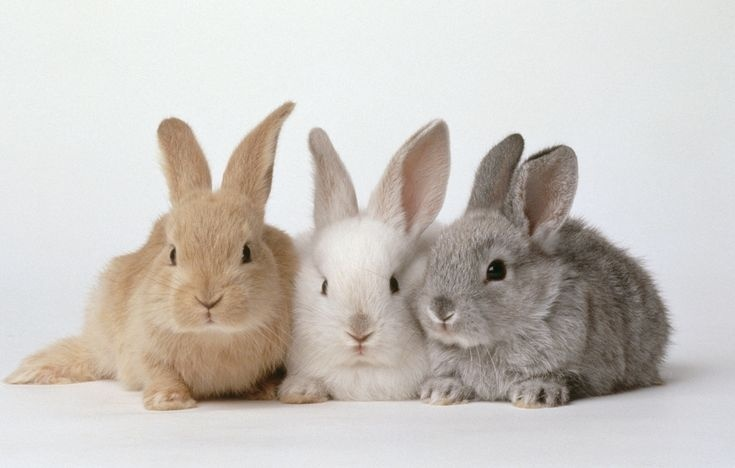
//> input picture lab1/bunnies.jpg, 735 x 468 px
$ ./lab1   (built with g++ and OpenCV 4)
//> lines starting //> are read from the running program, lines starting //| are printed output that depends on the picture; after the words box and inside, x2 and y2 are one past the last pixel; in counts of white or black regions, pixels touching at a corner belong together
#include <iostream>
#include <opencv2/core.hpp>
#include <opencv2/imgcodecs.hpp>
#include <opencv2/highgui.hpp>
#include <opencv2/imgproc/imgproc.hpp>
#include "opencv2/core/core_c.h"

using namespace std;
using namespace cv;

void waitEscPress()
{
    int key = 0;
    while (key != 27) { // Ждем нажатия клавиши Esc (код 27)
        key = waitKey(0);
    }
}

int main()
{
    // любое изображение с диска;

    string filename = "D:\\University\\PMMP\\labs\\lab1\\bunnies.jpg";
    string winname = "mywinname";

    Mat imr = imread(filename);
//> imr is the input picture: 468 rows x 735 cols, CV_8UC3; mean B, G, R 192.7, 197.8, 202.7
    if (imr.empty()) {
        cerr << "Не удалось загрузить изображение!" << endl;
    }

    namedWindow(winname);
    imshow(winname, imr);

    waitEscPress();
//> the Esc key is pressed

    // изображение в оттенках серого (одноканальное) (функция cvtColor());

    Mat grayImage;
    cvtColor(imr, grayImage, COLOR_BGR2GRAY);
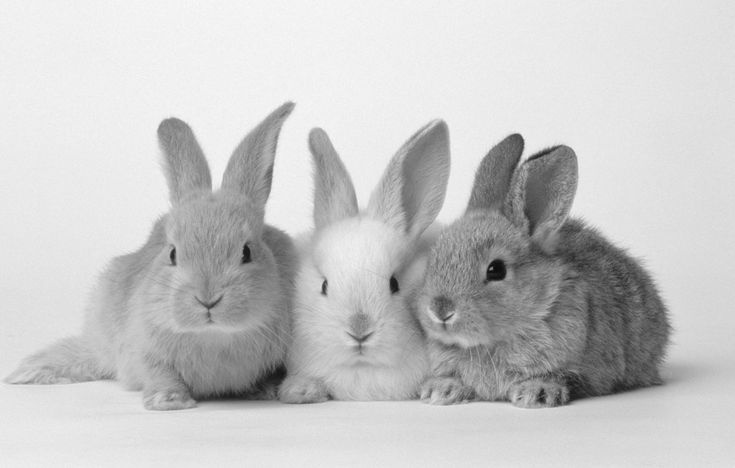
//> grayImage: 468 rows x 735 cols, CV_8UC1; min 10, max 250, mean 198.7
    namedWindow(winname);
    imshow(winname, grayImage);
    imwrite("grayBunnies.jpg", grayImage);

    waitEscPress();
//> the Enter key is pressed

    // бинарное изображение (черно-белое), полученное методом отсечения порога (функция threshold());

    Mat blackWhiteImage;
    double maxValue = 255;
    int blockSize = 11;
    double C = 2;
    threshold(grayImage, blackWhiteImage, 128, maxValue, THRESH_BINARY);
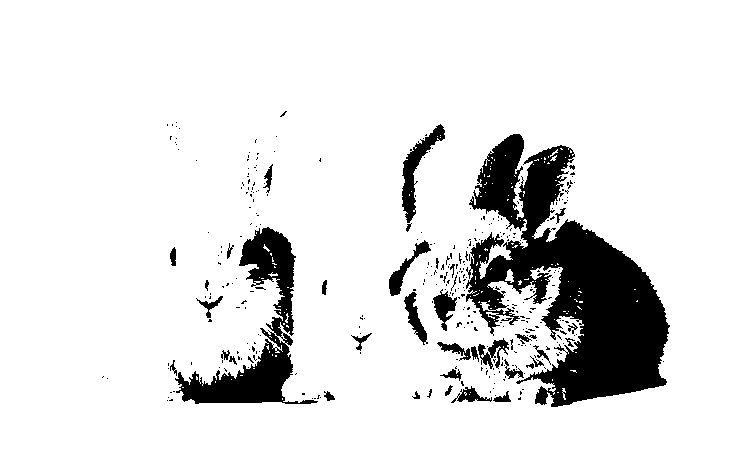
//> blackWhiteImage: 468 rows x 735 cols, CV_8UC1; 88.7% white; 349 black regions (311 under 20 px), largest, box (x1, y1, x2, y2) and area: (466, 134, 670, 407) 25480, (175, 227, 318, 404) 6928, (402, 124, 445, 223) 1196
    namedWindow(winname);
    imshow(winname, blackWhiteImage);
    imwrite("blackwhitebunnies.jpg", blackWhiteImage);

    waitEscPress();
//> the Enter key is pressed

    // бинарное изображение, полученное методом адаптивной бинаризации (функция adaptiveThreshold ()).

    Mat adaptiveBlackWhiteImage;
    adaptiveThreshold(grayImage, adaptiveBlackWhiteImage, maxValue, ADAPTIVE_THRESH_MEAN_C, THRESH_BINARY, blockSize, C);
    namedWindow(winname);
    imshow(winname, adaptiveBlackWhiteImage);
    imwrite("adaptiveblackwhitebunnies.jpg", adaptiveBlackWhiteImage);

    waitEscPress();


    filename = "peresvet.jpg";
    imr = imread(filename, IMREAD_GRAYSCALE);

    if (imr.empty()) {
        cerr << "Не удалось загрузить изображение!" << endl;
        return -1;
    }

    // Построение гистограммы до выравнивания
    int histSize = 256; // Размер гистограммы
    float range[] = { 0, 256 }; // Диапазон интенсивности пикселей
    const float* histRange = { range };
    Mat histBefore;
    calcHist(&imr, 1, 0, Mat(), histBefore, 1, &histSize, &histRange, true, false);

    // Выравнивание освещенности
    Mat equalizedImage;
    equalizeHist(imr, equalizedImage);

    // Построение гистограммы после выравнивания
    Mat histAfter;
    calcHist(&equalizedImage, 1, 0, Mat(), histAfter, 1, &histSize, &histRange, true, false);

    // Отображение изображений и гистограмм
    namedWindow("Original Image");
    imshow("Original Image", imr);

    namedWindow("Equalized Image");
    imshow("Equalized Image", equalizedImage);

    namedWindow("Histogram Before Equalization");
    namedWindow("Histogram After Equalization");

    int histWidth = 512;
    int histHeight = 400;
    int binWidth = cvRound((double)histWidth / histSize);

    Mat histImageBefore(histHeight, histWidth, CV_8UC3, Scalar(0, 0, 0));
    Mat histImageAfter(histHeight, histWidth, CV_8UC3, Scalar(0, 0, 0));

    normalize(histBefore, histBefore, 0, histImageBefore.rows, NORM_MINMAX, -1, Mat());
    normalize(histAfter, histAfter, 0, histImageAfter.rows, NORM_MINMAX, -1, Mat());

    for (int i = 1; i < histSize; i++) {
        line(histImageBefore, Point(binWidth * (i - 1), histHeight - cvRound(histBefore.at<float>(i - 1))),
            Point(binWidth * i, histHeight - cvRound(histBefore.at<float>(i))),
            Scalar(255, 0, 0), 2, 8, 0);

        line(histImageAfter, Point(binWidth * (i - 1), histHeight - cvRound(histAfter.at<float>(i - 1))),
            Point(binWidth * i, histHeight - cvRound(histAfter.at<float>(i))),
            Scalar(0, 0, 255), 2, 8, 0);
    }

    imshow("Histogram Before Equalization", histImageBefore);
    imshow("Histogram After Equalization", histImageAfter);

    waitEscPress();
}
